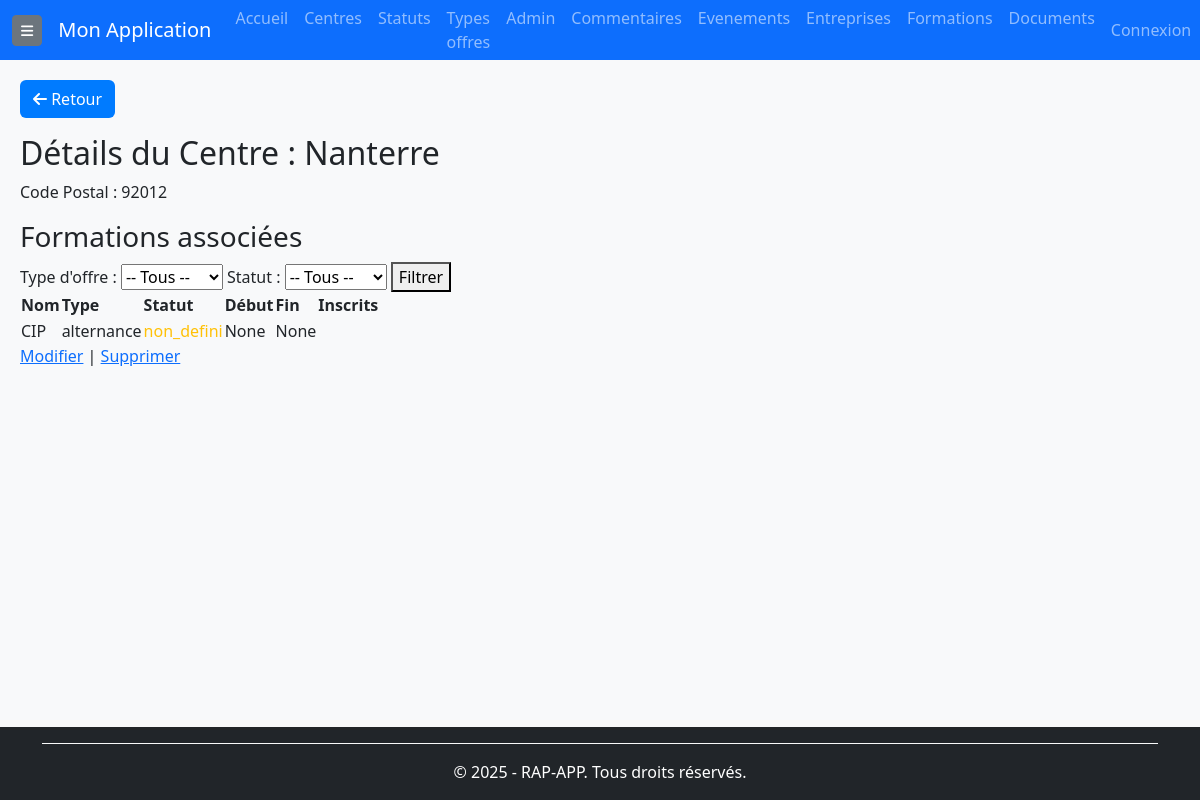
The app's page /centres/1/ (signed in) with its own data.
### rap_app/models/centres.py (models this page shows, shortened)
class Centre(BaseModel):
    nom = models.CharField(
        max_length=255,
        unique=True,  # 🔹 Garantit qu'un centre a un nom unique
        verbose_name="Nom du centre"
    )
    code_postal = models.CharField(
        max_length=5,  # 🔹 Limité à 5 caractères au lieu de 10
        null=True,
        blank=True,
        verbose_name="Code postal",
        validators=[
            RegexValidator(
                regex=r'^\d{5}$',
                message="Le code postal doit contenir exactement 5 chiffres"
            )
        ]
    )
    class Meta:
        verbose_name = "Centre"
        verbose_name_plural = "Centres"
        ordering = ['nom']
        indexes = [
            models.Index(fields=['nom']),  # 🔹 Index pour optimiser les recherches par nom
            models.Index(fields=['code_postal']),  # 🔹 Index pour les recherches par code postal
        ]

### rap_app/models/formations.py (models this page shows, shortened)
class Formation(BaseModel):
    nom = models.CharField(max_length=255, verbose_name="Nom de la formation")
    centre = models.ForeignKey(Centre, on_delete=models.CASCADE, related_name='formations', verbose_name="Centre de formation")
    type_offre = models.ForeignKey(TypeOffre, on_delete=models.CASCADE, related_name="formations", verbose_name="Type d'offre")
    statut = models.ForeignKey(Statut, on_delete=models.CASCADE, related_name="formations", verbose_name="Statut de la formation")
    start_date = models.DateField(null=True, blank=True, verbose_name="Date de début")
    end_date = models.DateField(null=True, blank=True, verbose_name="Date de fin")
    num_kairos = models.CharField(max_length=50, null=True, blank=True, verbose_name="Numéro Kairos")
    num_offre = models.CharField(max_length=50, null=True, blank=True, verbose_name="Numéro de l'offre")
    num_produit = models.CharField(max_length=50, null=True, blank=True, verbose_name="Numéro du produit")
    prevus_crif = models.PositiveIntegerField(default=0, verbose_name="Places prévues CRIF")
    prevus_mp = models.PositiveIntegerField(default=0, verbose_name="Places prévues MP")
    inscrits_crif = models.PositiveIntegerField(default=0, verbose_name="Inscrits CRIF")
    inscrits_mp = models.PositiveIntegerField(default=0, verbose_name="Inscrits MP")
    assistante = models.CharField(max_length=255, null=True, blank=True, verbose_name="Assistante")
    cap = models.PositiveIntegerField(null=True, blank=True, verbose_name="Capacité maximale")
    convocation_envoie = models.BooleanField(default=False, verbose_name="Convocation envoyée")
    entresformation = models.PositiveIntegerField(default=0, verbose_name="Entrées en formation")
    nombre_candidats = models.PositiveIntegerField(default=0, verbose_name="Nombre de candidats")
    nombre_entretiens = models.PositiveIntegerField(default=0, verbose_name="Nombre d'entretiens")
    nombre_evenements = models.PositiveIntegerField(default=0, verbose_name="Nombre d'événements")
    dernier_commentaire = models.TextField(null=True, blank=True, verbose_name="Dernier commentaire")
    entreprises = models.ManyToManyField(Entreprise, related_name="formations", verbose_name="Partenaires", blank=True)
    utilisateur = models.ForeignKey(User, on_delete=models.SET_NULL, null=True, blank=True,related_name="formations_creees",verbose_name="Créé par" )
    objects = FormationManager()
    class Meta:
        verbose_name = "Formation"
        verbose_name_plural = "Formations"
        ordering = ['-start_date', 'nom']
        indexes = [
            models.Index(fields=['start_date']),
            models.Index(fields=['end_date']),
            models.Index(fields=['nom']),
        ]

### rap_app/models/types_offre.py (models this page shows, shortened)
class TypeOffre(BaseModel):
    CRIF = 'crif'
    ALTERNANCE = 'alternance'
    POEC = 'poec'
    POEI = 'poei'
    TOSA = 'tosa'
    AUTRE = 'autre'
    NON_DEFINI = 'non_defini'
    TYPE_OFFRE_CHOICES = [
        (CRIF, 'CRIF'),
        (ALTERNANCE, 'Alternance'),
        (POEC, 'POEC'),
        (POEI, 'POEI'),
        (TOSA, 'TOSA'),
        (AUTRE, 'Autre'),
        (NON_DEFINI, 'Non défini'),
    ]
    nom = models.CharField(
        max_length=100,
        choices=TYPE_OFFRE_CHOICES,
        default=NON_DEFINI,
        verbose_name="Type d'offre"
    )
    """
    Nom du type d'offre, avec une liste de choix prédéfinis.
    """
    autre = models.CharField(
        max_length=255,
        blank=True,  # Suppression de null=True pour éviter les valeurs NULL sur un CharField
        verbose_name="Autre (personnalisé)"
    )
    """
    Champ permettant de spécifier un type personnalisé si "Autre" est sélectionné.
    """
    class Meta:
        verbose_name = "Type d'offre"
        verbose_name_plural = "Types d'offres"
        ordering = ['nom']
        constraints = [
            models.UniqueConstraint(
                fields=['autre'],
                name='unique_autre_non_null',
                condition=models.Q(nom='autre', autre__isnull=False)
            )
        ]  # Empêche d'avoir plusieurs fois la même valeur personnalisée 'Autre'

### rap_app/models/statut.py (models this page shows, shortened)
class Statut(BaseModel):
    NON_DEFINI = 'non_defini'
    RECRUTEMENT_EN_COURS = 'recrutement_en_cours'
    FORMATION_EN_COURS = 'formation_en_cours'
    FORMATION_A_ANNULER = 'formation_a_annuler'
    FORMATION_A_REPOUSSER = 'formation_a_repousser'
    FORMATION_ANNULEE = 'formation_annulee'
    PLEINE = 'pleine'
    QUASI_PLEINE = 'quasi_pleine'
    AUTRE = 'autre'
    STATUT_CHOICES = [
        (NON_DEFINI, 'Non défini'),
        (RECRUTEMENT_EN_COURS, 'Recrutement en cours'),
        (FORMATION_EN_COURS, 'Formation en cours'),
        (FORMATION_A_ANNULER, 'Formation à annuler'),
        (FORMATION_A_REPOUSSER, 'Formation à repousser'),
        (FORMATION_ANNULEE, 'Formation annulée'),
        (PLEINE, 'Pleine'),
        (QUASI_PLEINE, 'Quasi-pleine'),
        (AUTRE, 'Autre'),
    ]
    nom = models.CharField(
        max_length=100,
        choices=STATUT_CHOICES,
        verbose_name="Nom du statut"
    )
    """
    Nom du statut, avec des choix prédéfinis.
    """
    couleur = models.CharField(
        max_length=7,  # Format #RRGGBB
        verbose_name="Couleur",
        help_text="Couleur hexadécimale (ex: #FF5733)",
        blank=True  # Permet d'assigner une couleur par défaut si vide
    )
    """
    Code couleur associé au statut.
    Exemple : `#FF0000` pour rouge, `#00FF00` pour vert.
    Si ce champ est vide, une couleur prédéfinie selon le type de statut sera attribuée.
    """
    description_autre = models.CharField(
        max_length=255,
        blank=True,
        null=True,
        verbose_name="Description personnalisée"
    )
    """
    Permet de renseigner une description si le statut sélectionné est "Autre".
    Obligatoire si le statut est `AUTRE`.
    """
    class Meta:
        verbose_name = "Statut"
        verbose_name_plural = "Statuts"
        ordering = ['nom']

### rap_app/views/centres_views.py (the view)
# urls.py: path('centres/<int:pk>/', centres_views.CentreDetailView.as_view(), name='centre-detail'),
class CentreDetailView(BaseDetailView):
    model = Centre
    context_object_name = 'centre'
    template_name = 'centres/centre_detail.html'  # Vérifie que ce fichier existe
    def get_context_data(self, **kwargs):
        context = super().get_context_data(**kwargs)
        formations = self.object.formations.select_related('type_offre', 'statut').order_by('-start_date')
        type_offre = self.request.GET.get('type_offre')
        if type_offre:
            formations = formations.filter(type_offre_id=type_offre)
        statut = self.request.GET.get('statut')
        if statut:
            formations = formations.filter(statut_id=statut)
        type_offres = formations.values_list('type_offre__id', 'type_offre__nom').distinct()
        statuts = formations.values_list('statut__id', 'statut__nom').distinct()
        context.update({
            'formations': formations,
            'type_offres': type_offres,
            'statuts': statuts
        })
        return context

### rap_app/templates/centres/centre_detail.html (shortened to what this page needs)
{% extends "base.html" %}
{% block content %}
{% include "composants/bouton_retour.html" %}
<h2>Détails du Centre : {{ centre.nom }}</h2>
<p>Code Postal : {{ centre.code_postal }}</p>
<h3>Formations associées</h3>
<form method="get">
    <label>Type d'offre :</label>
    <select name="type_offre">
        <option value="">-- Tous --</option>
    </select>
    <label>Statut :</label>
    <select name="statut">
        <option value="">-- Tous --</option>
    </select>
    <button type="submit">Filtrer</button>
</form>
<table>
    <thead>
        <tr>
            <th>Nom</th>
            <th>Type</th>
            <th>Statut</th>
            <th>Début</th>
            <th>Fin</th>
            <th>Inscrits</th>
        </tr>
    </thead>
    <tbody>
        {% for formation in formations %}
        <tr>
            <td>{{ formation.nom }}</td>
            <td>{{ formation.type_offre.nom }}</td>
            <td style="color: {{ formation.statut.couleur }}">{{ formation.statut.nom }}</td>
            <td>{{ formation.start_date }}</td>
            <td>{{ formation.end_date }}</td>
            <td>{{ formation.inscrits_total }}</td>
        </tr>
        {% empty %}
        <tr><td colspan="6">Aucune formation associée.</td></tr>
        {% endfor %}
    </tbody>
</table>
<a href="{% url 'centre-update' centre.pk %}">Modifier</a> |
<a href="{% url 'centre-delete' centre.pk %}">Supprimer</a>
{% endblock %}

### rap_app/templates/base.html (style rules this page uses)
body { background-color: #f8f9fa; display: flex; flex-direction: column; min-height: 100vh; }

### records on screen
Centre: nom "Nanterre", code_postal "92012"
Formation: nom "CIP", type_offre.nom "alternance", statut.nom "non_defini", start_date "None", end_date "None"
